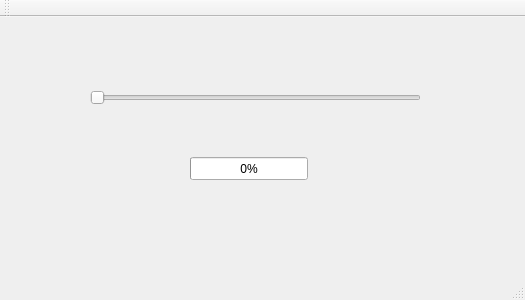
<?xml version="1.0" encoding="UTF-8"?>
<ui version="4.0">
 <class>MainWindow</class>
 <widget class="QMainWindow" name="MainWindow">
  <property name="geometry">
   <rect>
    <x>0</x>
    <y>0</y>
    <width>525</width>
    <height>300</height>
   </rect>
  </property>
  <property name="windowTitle">
   <string>MainWindow</string>
  </property>
  <widget class="QWidget" name="centralWidget">
   <widget class="QProgressBar" name="progressBar">
    <property name="geometry">
     <rect>
      <x>190</x>
      <y>140</y>
      <width>118</width>
      <height>23</height>
     </rect>
    </property>
    <property name="value">
     <number>0</number>
    </property>
   </widget>
   <widget class="QSlider" name="slider">
    <property name="geometry">
     <rect>
      <x>90</x>
      <y>70</y>
      <width>331</width>
      <height>22</height>
     </rect>
    </property>
    <property name="maximum">
     <number>100</number>
    </property>
    <property name="orientation">
     <enum>Qt::Horizontal</enum>
    </property>
   </widget>
  </widget>
  <widget class="QMenuBar" name="menuBar">
   <property name="geometry">
    <rect>
     <x>0</x>
     <y>0</y>
     <width>525</width>
     <height>21</height>
    </rect>
   </property>
  </widget>
  <widget class="QToolBar" name="mainToolBar">
   <attribute name="toolBarArea">
    <enum>TopToolBarArea</enum>
   </attribute>
   <attribute name="toolBarBreak">
    <bool>false</bool>
   </attribute>
  </widget>
  <widget class="QStatusBar" name="statusBar"/>
 </widget>
 <layoutdefault spacing="6" margin="11"/>
 <resources/>
 <connections/>
</ui>
